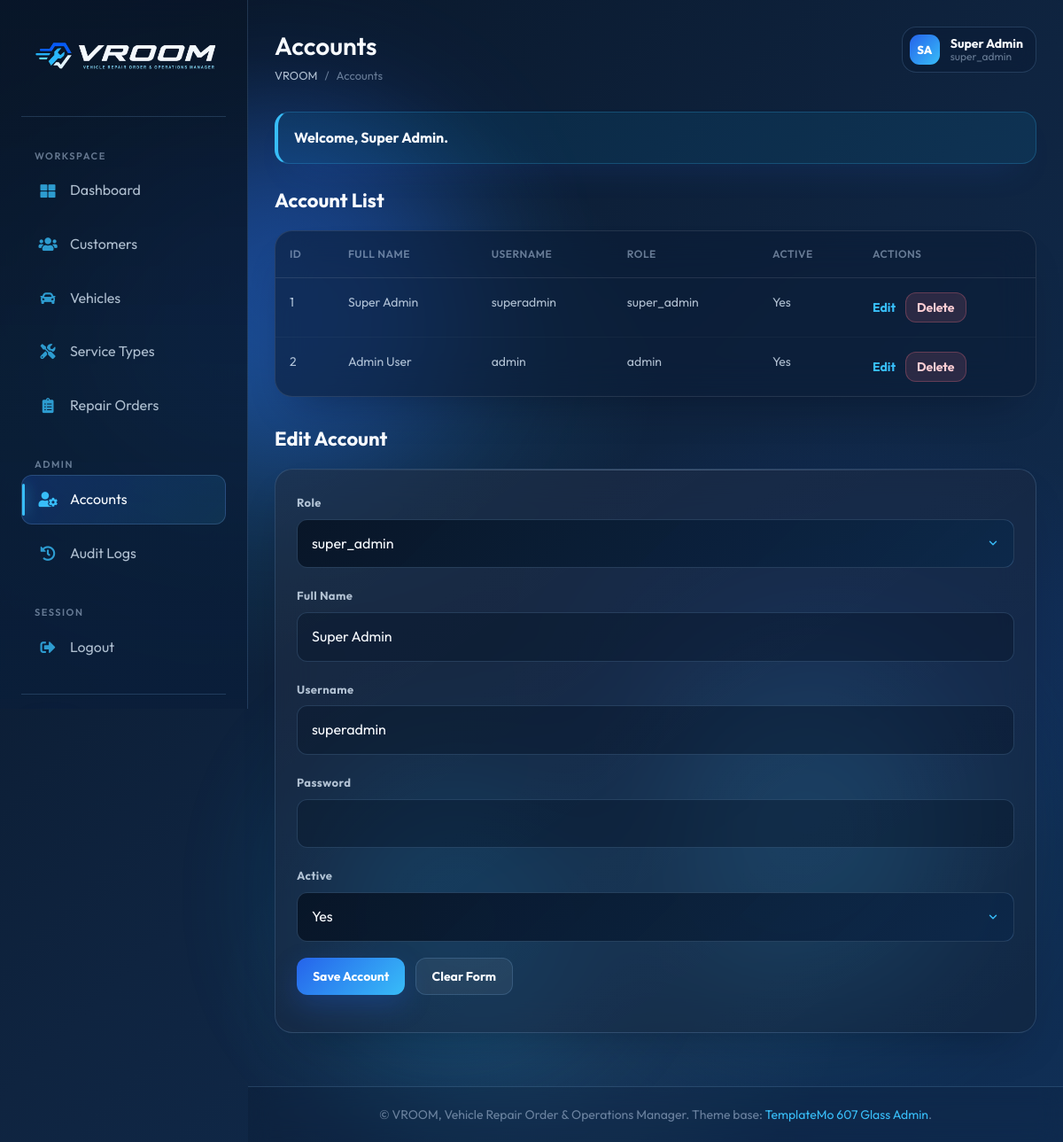
Page /users.php?edit=1 (signed in) on the committed database.
### tables this page shows
CREATE TABLE `users` (
  `user_id` int NOT NULL AUTO_INCREMENT,
  `role_id` int NOT NULL,
  `full_name` varchar(100) NOT NULL,
  `username` varchar(50) NOT NULL,
  `password_hash` varchar(255) NOT NULL,
  `is_active` tinyint(1) NOT NULL DEFAULT 1,
  `created_at` datetime NOT NULL DEFAULT CURRENT_TIMESTAMP,
  PRIMARY KEY (`user_id`),
  UNIQUE KEY `uq_users_username` (`username`),
  KEY `idx_users_role_id` (`role_id`),
  CONSTRAINT `fk_users_role` FOREIGN KEY (`role_id`) REFERENCES `roles` (`role_id`)
    ON UPDATE CASCADE
    ON DELETE RESTRICT
);

CREATE TABLE `roles` (
  `role_id` int NOT NULL AUTO_INCREMENT,
  `role_name` varchar(30) NOT NULL,
  PRIMARY KEY (`role_id`),
  UNIQUE KEY `uq_roles_role_name` (`role_name`)
);

### includes/auth.php (called while the page is built, shortened)
<?php
function e(?string $value): string
{
    return htmlspecialchars((string) $value, ENT_QUOTES, 'UTF-8');
}
function get_flash(): ?string
{
    $message = $_SESSION['flash_message'];
    return $message;
}
function current_user(): ?array
{
    return $_SESSION['user'] ?? null;
}
function has_role(array $roles): bool
{
    $user = current_user();
    return $user !== null && in_array($user['role_name'], $roles, true);
}

### users.php (the view, shortened to what this page needs)
<?php
$pdo = get_pdo();
$roles = $pdo->query('SELECT role_id, role_name FROM roles ORDER BY role_name')->fetchAll();
$editUser = [
    'user_id' => '',
    'role_id' => '',
    'full_name' => '',
    'username' => '',
    'is_active' => '1',
];
if (isset($_GET['edit'])) {
    $statement = $pdo->prepare(
        'SELECT user_id, role_id, full_name, username, is_active
         FROM users
         WHERE user_id = ?'
    );
    $statement->execute([(int) $_GET['edit']]);
    $found = $statement->fetch();
    if ($found !== false) {
        $editUser = $found;
    }
}
$users = $pdo->query(
    'SELECT users.user_id, users.full_name, users.username, users.is_active, roles.role_name
     FROM users
     INNER JOIN roles ON roles.role_id = users.role_id
     ORDER BY users.user_id'
)->fetchAll();
render_header('Accounts');
?>
<h2>Account List</h2>
<table>
    <tr>
        <th>ID</th>
        <th>Full Name</th>
        <th>Username</th>
        <th>Role</th>
        <th>Active</th>
        <th>Actions</th>
    </tr>
    <?php foreach ($users as $user): ?>
        <tr>
            <td><?php echo e((string) $user['user_id']); ?></td>
            <td><?php echo e($user['full_name']); ?></td>
            <td><?php echo e($user['username']); ?></td>
            <td><?php echo e($user['role_name']); ?></td>
            <td><?php echo (int) $user['is_active'] === 1 ? 'Yes' : 'No'; ?></td>
            <td>
                <a href="users.php?edit=<?php echo e((string) $user['user_id']); ?>">Edit</a>
                <form method="post">
                    <button type="submit">Delete</button>
                </form>
            </td>
        </tr>
    <?php endforeach; ?>
</table>
<h2><?php echo $editUser['user_id'] === '' ? 'Add Account' : 'Edit Account'; ?></h2>
<form method="post">
    <p>
        <label for="role_id">Role</label><br>
        <select name="role_id" id="role_id">
            <?php foreach ($roles as $role): ?>
                <option value="<?php echo e((string) $role['role_id']); ?>" <?php echo (string) $role['role_id'] === (string) $editUser['role_id'] ? 'selected' : ''; ?>>
                    <?php echo e($role['role_name']); ?>
                </option>
            <?php endforeach; ?>
        </select>
    </p>
    <p>
        <label for="full_name">Full Name</label><br>
        <input type="text" name="full_name" id="full_name" value="<?php echo e($editUser['full_name']); ?>">
    </p>
    <p>
        <label for="username">Username</label><br>
        <input type="text" name="username" id="username" value="<?php echo e($editUser['username']); ?>">
    </p>
    <p>
        <label for="password">Password</label><br>
        <input type="password" name="password" id="password">
    </p>
    <p>
        <label for="is_active">Active</label><br>
        <select name="is_active" id="is_active">
            <option value="1" <?php echo (string) $editUser['is_active'] === '1' ? 'selected' : ''; ?>>Yes</option>
        </select>
    </p>
    <p>
        <button type="submit">Save Account</button>
        <a href="users.php">Clear Form</a>
    </p>
</form>
<?php
render_footer();

### includes/layout.php (shortened to what this page needs)
<?php
function current_page_name(): string
{
    return basename($_SERVER['PHP_SELF'] ?? '');
}
function nav_link(string $href, string $iconClass, string $label): string
{
    $isActive = current_page_name() === $href;
    $activeClass = $isActive ? ' active' : '';
    return sprintf(
        '<li class="nav-item"><a href="%s" class="nav-link%s"><span class="nav-icon %s" aria-hidden="true"></span><span>%s</span></a></li>',
        e($href),
        $activeClass,
        e($iconClass),
        e($label)
    );
}
function app_user_initials(?array $user): string
{
    $parts = preg_split('/\s+/', trim((string) $user['full_name']));
    $initials = '';
    foreach ($parts as $part) {
        if ($part !== '') {
            $initials .= strtoupper(substr($part, 0, 1));
        }
        if (strlen($initials) >= 2) {
            break;
        }
    }
    return $initials !== '' ? $initials : 'U';
}
function render_document_head(string $title): void
{
    ?>
<!DOCTYPE html>
<html lang="en">
<head>
    <link rel="stylesheet" href="template/assets/css/fontawesome-all.min.css">
    <link rel="stylesheet" href="template/glass-admin/templatemo-glass-admin-style.css">
    <link rel="stylesheet" href="assets/app.css">
</head>
<?php
}
function render_header(string $title): void
{
    $user = current_user();
    $flashMessage = get_flash();
    render_document_head($title);
    ?>
<body class="app-shell">
    <div class="background"></div>
    <div class="orb orb-1"></div>
    <div class="orb orb-2"></div>
    <div class="dashboard">
        <aside class="sidebar" id="sidebar">
            <div class="sidebar-header">
                <a class="app-brand-logo" href="dashboard.php" aria-label="VROOM dashboard">
                    <img src="assets/vroom-logo.png" alt="VROOM">
                </a>
            </div>
            <ul class="nav-menu">
                <li class="nav-section">
                    <span class="nav-section-title">Workspace</span>
                    <ul>
                        <?php if ($user === null): ?>
                            <?php echo nav_link('login.php', 'fas fa-sign-in-alt', 'Login'); ?>
                        <?php else: ?>
                            <?php echo nav_link('dashboard.php', 'fas fa-th-large', 'Dashboard'); ?>
                            <?php echo nav_link('customers.php', 'fas fa-users', 'Customers'); ?>
                            <?php echo nav_link('vehicles.php', 'fas fa-car', 'Vehicles'); ?>
                            <?php echo nav_link('service_types.php', 'fas fa-tools', 'Service Types'); ?>
                            <?php echo nav_link('repair_orders.php', 'fas fa-clipboard-list', 'Repair Orders'); ?>
                        <?php endif; ?>
                    </ul>
                </li>
                <?php if ($user !== null && has_role(['super_admin', 'admin'])): ?>
                    <li class="nav-section">
                        <span class="nav-section-title">Admin</span>
                        <ul>
                            <?php if (has_role(['super_admin'])): ?>
                                <?php echo nav_link('users.php', 'fas fa-user-cog', 'Accounts'); ?>
                            <?php endif; ?>
                            <?php echo nav_link('audit_logs.php', 'fas fa-history', 'Audit Logs'); ?>
                        </ul>
                    </li>
                <?php endif; ?>
                <li class="nav-section">
                    <span class="nav-section-title">Session</span>
                    <ul>
                        <?php if ($user === null): ?>
                            <?php echo nav_link('login.php', 'fas fa-lock', 'Sign In'); ?>
                        <?php else: ?>
                            <?php echo nav_link('logout.php', 'fas fa-sign-out-alt', 'Logout'); ?>
                        <?php endif; ?>
                    </ul>
                </li>
            </ul>
            <div class="sidebar-footer">
            </div>
        </aside>
        <main class="main-content">
            <nav class="navbar">
                <div>
                    <h1 class="page-title"><?php echo e($title); ?></h1>
                    <div class="page-breadcrumb">
                        <a href="<?php echo $user === null ? 'login.php' : 'dashboard.php'; ?>">VROOM</a>
                        <span>/</span>
                        <span><?php echo e($title); ?></span>
                    </div>
                </div>
                <div class="navbar-right">
                    <?php if ($user !== null): ?>
                        <div class="app-account-pill">
                            <div class="app-account-avatar"><?php echo e(app_user_initials($user)); ?></div>
                            <div>
                                <span class="app-account-name"><?php echo e($user['full_name']); ?></span>
                                <span class="app-account-role"><?php echo e($user['role_name']); ?></span>
                            </div>
                        </div>
                    <?php endif; ?>
                </div>
            </nav>
            <?php if ($flashMessage !== null): ?>
                <div class="app-notice">
                    <strong><?php echo e($flashMessage); ?></strong>
                </div>
            <?php endif; ?>
            <section class="app-content">
<?php
}
function render_footer(): void
{
    ?>
            </section>
        </main>
    </div>
    <footer class="site-footer">
        <p>&copy; VROOM, Vehicle Repair Order &amp; Operations Manager. Theme base: <a href="https://templatemo.com/tm-607-glass-admin" target="_blank" rel="nofollow">TemplateMo 607 Glass Admin</a>.</p>
    </footer>
</body>
</html>
<?php
}
    ?>

### template/glass-admin/templatemo-glass-admin-style.css (style rules this page uses)
:root { --emerald: #059669; --emerald-light: #34d399; --gold: #d4a574; --gold-light: #e8c9a0; --amber: #b45309; --cream: #fef3e2; --coral: #e07a5f; --slate: #475569; --glass-bg: rgba(255, 255, 255, 0.05); --glass-border: rgba(255, 255, 255, 0.1); --glass-shadow: rgba(0, 0, 0, 0.3); --glass-hover: rgba(255, 255, 255, 0.08); --bg-dark: #0a0f0d; --bg-gradient-1: #0d1a14; --bg-gradient-2: #132419; --bg-gradient-3: #1a2e23; --text-primary: #f5f5f4; --text-secondary: rgba(245, 245, 244, 0.7); --text-muted: rgba(245, 245, 244, 0.4); --success: #22c55e; --warning: #eab308; --danger: #dc2626; --info: #0ea5e9; --sidebar-width: 280px; --navbar-height: 70px; --border-radius: 20px; --card-padding: 24px; --transition-fast: 0.2s ease; --transition-normal: 0.3s ease; --transition-slow: 0.5s ease; }
*, *::before, *::after { margin: 0; padding: 0; box-sizing: border-box; }
html { scroll-behavior: smooth; }
body { font-family: 'Outfit', sans-serif; background: var(--bg-dark); color: var(--text-primary); min-height: 100vh; overflow-x: hidden; line-height: 1.6; }
a { text-decoration: none; color: inherit; }
.background { position: fixed; top: 0; left: 0; width: 100%; height: 100%; z-index: -2; background: linear-gradient(135deg, var(--bg-gradient-1) 0%, var(--bg-gradient-2) 50%, var(--bg-gradient-3) 100%); }
.background::before { content: ''; position: absolute; top: 0; left: 0; width: 100%; height: 100%; background: radial-gradient(ellipse 80% 50% at 20% 40%, rgba(120, 0, 255, 0.15) 0%, transparent 50%), radial-gradient(ellipse 60% 40% at 80% 60%, rgba(0, 200, 255, 0.12) 0%, transparent 50%), radial-gradient(ellipse 50% 30% at 50% 80%, rgba(255, 0, 200, 0.1) 0%, transparent 50%); }
.orb { position: fixed; border-radius: 50%; filter: blur(80px); opacity: 0.4; z-index: -1; animation: float 20s ease-in-out infinite; }
.orb-1 { width: 400px; height: 400px; background: var(--emerald); top: 10%; left: 10%; animation-delay: 0s; }
.orb-2 { width: 350px; height: 350px; background: var(--gold); top: 60%; right: 10%; animation-delay: -5s; }
.dashboard { display: flex; min-height: 100vh; }
.sidebar { position: fixed; left: 0; top: 0; width: var(--sidebar-width); height: 100vh; background: var(--glass-bg); backdrop-filter: blur(20px); -webkit-backdrop-filter: blur(20px); border-right: 1px solid var(--glass-border); padding: 24px; z-index: 100; transition: all var(--transition-normal); overflow-y: auto; }
.sidebar-header { display: flex; align-items: center; gap: 12px; padding-bottom: 30px; border-bottom: 1px solid var(--glass-border); margin-bottom: 30px; }
.nav-menu { list-style: none; flex: 1; }
.nav-menu ul { list-style: none; padding: 0; margin: 0; }
.nav-section { margin-bottom: 25px; list-style: none; }
.nav-section-title { font-size: 11px; font-weight: 600; text-transform: uppercase; letter-spacing: 1.5px; color: var(--text-muted); margin-bottom: 12px; padding-left: 15px; }
.nav-item { margin-bottom: 5px; list-style: none; }
.nav-link { display: flex; align-items: center; gap: 14px; padding: 14px 18px; color: var(--text-secondary); text-decoration: none; border-radius: 12px; transition: all var(--transition-fast); position: relative; overflow: hidden; }
.nav-link.active { background: var(--glass-hover); color: var(--text-primary); }
.nav-icon { width: 22px; height: 22px; opacity: 0.8; }
.nav-link.active .nav-icon, .nav-link:hover .nav-icon { opacity: 1; }
.sidebar-footer { padding-top: 20px; border-top: 1px solid var(--glass-border); }
.main-content { flex: 1; margin-left: var(--sidebar-width); padding: 30px; min-height: 100vh; }
.navbar { display: flex; align-items: center; justify-content: space-between; margin-bottom: 30px; gap: 20px; }
.page-title { font-size: 28px; font-weight: 600; }
.navbar-right { display: flex; align-items: center; gap: 15px; }
.page-breadcrumb { display: flex; align-items: center; gap: 8px; font-size: 13px; color: var(--text-muted); }
.page-breadcrumb a { color: var(--text-secondary); transition: color var(--transition-fast); }
.page-breadcrumb span { color: var(--text-muted); }
.site-footer { text-align: center; padding: 20px; margin-left: var(--sidebar-width); color: var(--text-muted); font-size: 14px; }
.site-footer a { color: var(--emerald-light); transition: color var(--transition-fast); }

### rows in the picture
users: full_name "Super Admin", user_id "1", username "superadmin", role.role_name "super_admin", shows "Yes", role_id "super_admin", is_active "Yes"
roles: role_name "super_admin"
users: user_id "2", full_name "Admin User", username "admin", role.role_name "admin", is_active "Yes"

### other values in the picture
$label "Dashboard Customers Vehicles Service Types Repair Orders Accounts Audit Logs Logout"
$title "Accounts"
app_user_initials($user) "SA"
$flashMessage "Welcome, Super Admin."
